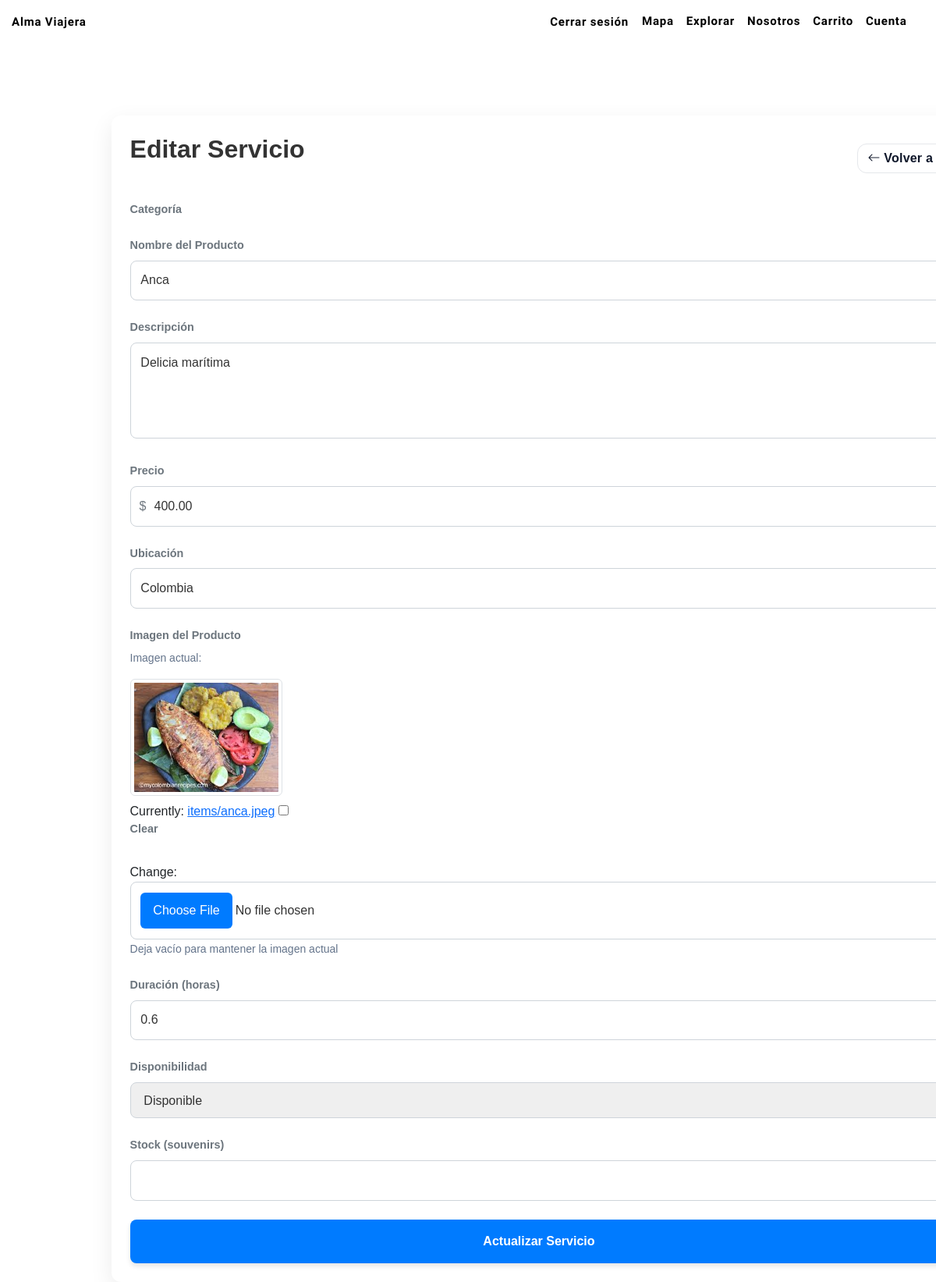
The page /providers/editar-servicio/11/ (signed in) on the database its author committed.
### apps/catalog/models.py (models this page shows, shortened)
class Item(models.Model):
    id = models.AutoField(primary_key=True)
    nombre = models.CharField(max_length=255)
    descripcion = models.TextField()
    precio = models.DecimalField(max_digits=10, decimal_places=2)
    categoria = models.ForeignKey(Categoria, on_delete=models.CASCADE, related_name="items")
    ubicacion = models.CharField(max_length=255, blank=True, null=True)
    imagen = models.ImageField(upload_to="items/", blank=True, null=True)
    tiempo = models.DecimalField(max_digits=4, decimal_places=1, null=True)
    disponibilidad = models.BooleanField(default=True)  # tours/actividades
    stock = models.PositiveIntegerField(blank=True, null=True)  # souvenirs
    vendedor = models.ForeignKey(
        settings.AUTH_USER_MODEL,          # modelo de usuario
        on_delete=models.CASCADE,
        related_name="items_publicados",
    )

### apps/providers/views.py (the view, shortened to what this page needs)
# urls.py: path('editar-servicio/<int:pk>/', EditarServicioView.as_view(), name='editar_servicio'),
class EditarServicioView(LoginRequiredMixin, ProviderRequiredMixin, UpdateView):
    model = Item
    form_class = ItemCreateForm
    template_name = "providers/editar_servicio.html"
    success_url = reverse_lazy('providers:ver_servicios')
    def get_object(self):
        obj = get_object_or_404(Item, pk=self.kwargs['pk'], vendedor=self.request.user)
        return obj

### apps/providers/forms.py (shortened to what this page needs)
class ItemCreateForm(forms.ModelForm):
    disponibilidad = forms.ChoiceField(
        choices=[("1", "Disponible"), ("0", "No disponible")],
        widget=forms.Select,
    )
    class Meta:
        model = Item
        fields = [
            "nombre", "descripcion", "precio",
            "ubicacion", "imagen", "tiempo", "disponibilidad", "stock",
        ]
        widgets = {
            "descripcion": forms.Textarea(attrs={"rows": 4}),
        }

### apps/providers/views.py (called while the page is built)
    def test_func(self):
        u = self.request.user
        return u.is_authenticated and getattr(u, "es_proveedor", False)

### apps/providers/templates/providers/editar_servicio.html (shortened to what this page needs)
{% extends "base.html" %}
{% load static %}
{% block body_class %}formulario{% endblock %}
{% block content %}
<link rel="stylesheet" href="{% static 'css/formulario.css' %}">
<div class="form-container">
  <div class="d-flex justify-content-between align-items-center mb-4">
    <h2>Editar Servicio</h2>
    <a href="{% url 'providers:ver_servicios' %}" class="btn btn-outline-secondary">
      <i class="bi bi-arrow-left"></i> Volver a Mis Servicios
    </a>
  </div>
  <form action="{% url 'providers:editar_servicio' object.pk %}" method="POST" enctype="multipart/form-data">
    <div class="form-group">
      <label for="{{ form.categoria.id_for_label }}">Categoría</label>
    </div>
    <div class="form-group">
      <label for="{{ form.nombre.id_for_label }}">Nombre del Producto</label>
      {{ form.nombre }}
    </div>
    <div class="form-group">
      <label for="{{ form.descripcion.id_for_label }}">Descripción</label>
      {{ form.descripcion }}
    </div>
    <div class="form-group">
      <label for="{{ form.precio.id_for_label }}">Precio</label>
      <div class="input-with-icon"><span>$</span>{{ form.precio }}</div>
    </div>
    <div class="form-group">
      <label for="{{ form.ubicacion.id_for_label }}">Ubicación</label>
      {{ form.ubicacion }}
    </div>
    <div class="form-group">
      <label for="{{ form.imagen.id_for_label }}">Imagen del Producto</label>
      {% if object.imagen %}
        <div class="mb-2">
          <p class="text-muted small">Imagen actual:</p>
          <img src="{{ object.imagen.url }}" alt="Imagen actual" class="img-thumbnail" style="max-width: 200px; max-height: 150px;">
        </div>
      {% endif %}
      {{ form.imagen }}
      <small class="form-text text-muted">Deja vacío para mantener la imagen actual</small>
    </div>
    <div class="form-group">
      <label for="{{ form.tiempo.id_for_label }}">Duración (horas)</label>
      {{ form.tiempo }}
    </div>
    <div class="form-group">
      <label for="{{ form.disponibilidad.id_for_label }}">Disponibilidad</label>
      {{ form.disponibilidad }}
    </div>
    <div class="form-group">
      <label for="{{ form.stock.id_for_label }}">Stock (souvenirs)</label>
      {{ form.stock }}
    </div>
    <div class="d-flex gap-2">
      <button type="submit" class="btn-register-product flex-fill">Actualizar Servicio</button>
    </div>
  </form>
</div>
{% endblock %}

### static/css/home.css (style rules this page uses)
:root { --primary-color: #ffffff; --secondary-color: #333333; --accent-color: #4CAF50; --font-family: 'Montserrat', sans-serif; }
html, body { margin: 0; padding: 0; width: 100%; height: 100%; overflow-x: hidden; }
body { font-family: var(--font-family); }

### static/css/auth.css (style rules this page uses)
:root { --av-bg: #f8fafc; --av-card-bg: #ffffff; --av-text: #0f172a; --av-muted: #64748b; --av-border: #e5e7eb; --av-ring: #3b82f6; --av-primary: #2563eb; --av-primary-900: #1d4ed8; --av-radius-lg: 16px; --av-radius-md: 12px; --av-shadow-sm: 0 2px 10px rgba(2, 6, 23, 0.05); --av-shadow-lg: 0 12px 30px rgba(2, 6, 23, 0.08); }
.card p, .text-muted { color: var(--av-muted) !important; }
.btn { border-radius: 12px; border: 1px solid transparent; font-weight: 600; letter-spacing: .2px; transition: transform .06s ease, filter .15s ease, box-shadow .15s ease; }
.btn-outline-secondary { border-color: var(--av-border); color: var(--av-text); background: #fff; }

### static/css/formulario.css (style rules this page uses)
:root { --primary-color: #007BFF; --primary-color-hover: #0056b3; --background-color: #f4f7f9; --card-background: #ffffff; --text-color: #333333; --label-color: #6c757d; --border-color: #ced4da; --shadow-color: rgba(0, 0, 0, 0.08); }
body { font-family: 'Poppins', sans-serif; background-color: white; margin: 0; display: flex; justify-content: center; align-items: flex-start; min-height: 100vh; padding-top: 100px; box-sizing: border-box; }
.form-container { background-color: var(--card-background); padding: 1.5rem; border-radius: 12px; box-shadow: 0 10px 30px var(--shadow-color); width: 250%; max-width: 1200px; min-height: 300px; box-sizing: border-box; margin-right: 0 ; margin-left: -200px; }
h2 { text-align: center; color: var(--text-color); margin-bottom: 1.5rem; font-weight: 600; }
.form-group { margin-bottom: 1.5rem; }
label { display: block; font-size: 0.9rem; color: var(--label-color); margin-bottom: 0.5rem; font-weight: 600; }
input[type="text"], input[type="number"], input[type="file"], textarea, select { width: 100%; padding: 0.8rem; border: 1px solid var(--border-color); border-radius: 8px; font-size: 1rem; color: var(--text-color); transition: border-color 0.3s, box-shadow 0.3s; box-sizing: border-box; }
textarea { resize: vertical; }
.input-with-icon { position: relative; }
.input-with-icon span { position: absolute; left: 12px; top: 50%; transform: translateY(-50%); color: var(--label-color); }
.input-with-icon input { padding-left: 30px; }
button.btn-register-product { width: 100%; padding: 1rem; border: none; border-radius: 8px; background-color: var(--primary-color); color: white; font-size: 1rem; font-weight: 600; cursor: pointer; transition: background-color 0.3s, transform 0.1s, box-shadow 0.3s; box-shadow: 0 4px 6px rgba(0, 0, 0, 0.1); }

### rows shown on the page
Item: nombre "Anca", descripcion "Delicia marítima", precio "400.00", ubicacion "Colombia", imagen (picture), tiempo "0.6", disponibilidad "Disponible"
